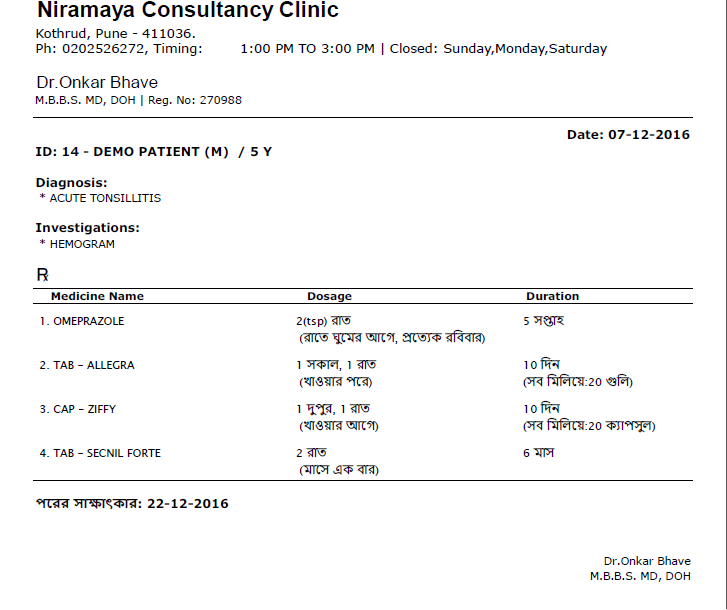
#> input picture Backend/p4.png, 727 x 610 px, found by its file name
$ python image2txt_V2.py
#> lines starting #> are read from the running program, lines starting #| are printed output that depends on the picture
#> further down, original_image is the input picture: shape (610, 727, 3); mean B, G, R 246.6, 246.3, 246.4
import cv2
import numpy as np
import pytesseract

# Set up the path to the Tesseract OCR executable
pytesseract.pytesseract.tesseract_cmd = r'C:\Program Files\Tesseract-OCR\tesseract.exe'

def improve_image(image):
    # Apply image enhancement techniques here (e.g., unsharp masking, adaptive histogram equalization)
    # Example enhancement applied: unsharp masking
    blurred = cv2.GaussianBlur(image, (0, 0), 10)
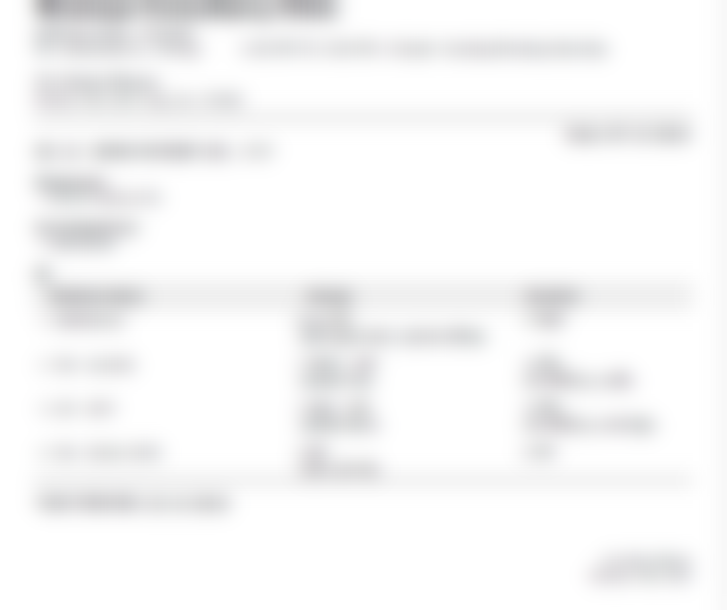
#> blurred: shape (610, 727, 3); mean B, G, R 246.7, 246.4, 246.4
    sharpened = cv2.addWeighted(image, 1.5, blurred, -0.5, 0)
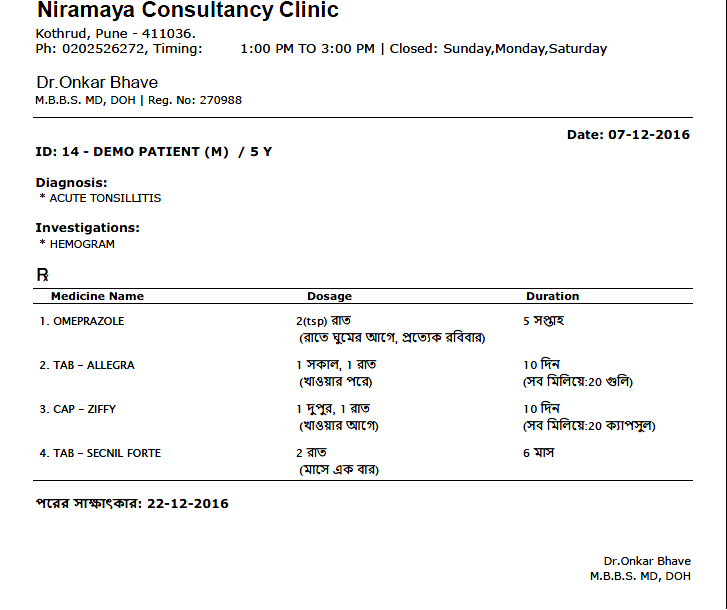
#> sharpened: shape (610, 727, 3); mean B, G, R 245.2, 245.2, 245.1

    return sharpened

def crop_image(image):
    clone = image.copy()
#> (the run stopped early here; a loop or call above may not have finished)

$ run again, with Backend/P2.png copied over Backend/p4.png
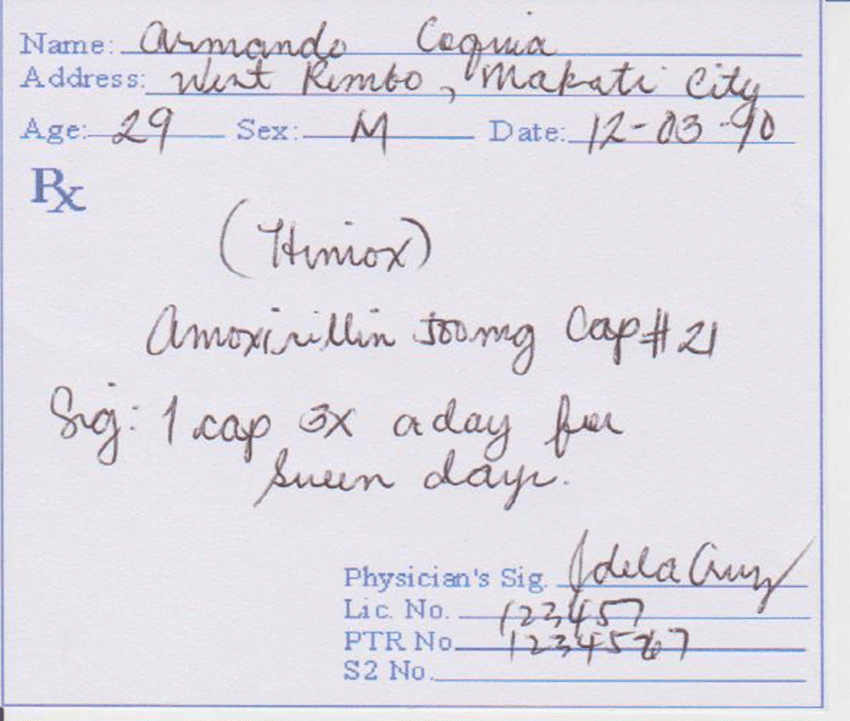
#> input picture Backend/P2.png, 850 x 721 px, found by its file name
#> original_image is the input picture: shape (721, 850, 3); mean B, G, R 229.3, 221, 223.9
#> in improve_image, `blurred = cv2.GaussianBlur(image, (0, 0), 10)`:
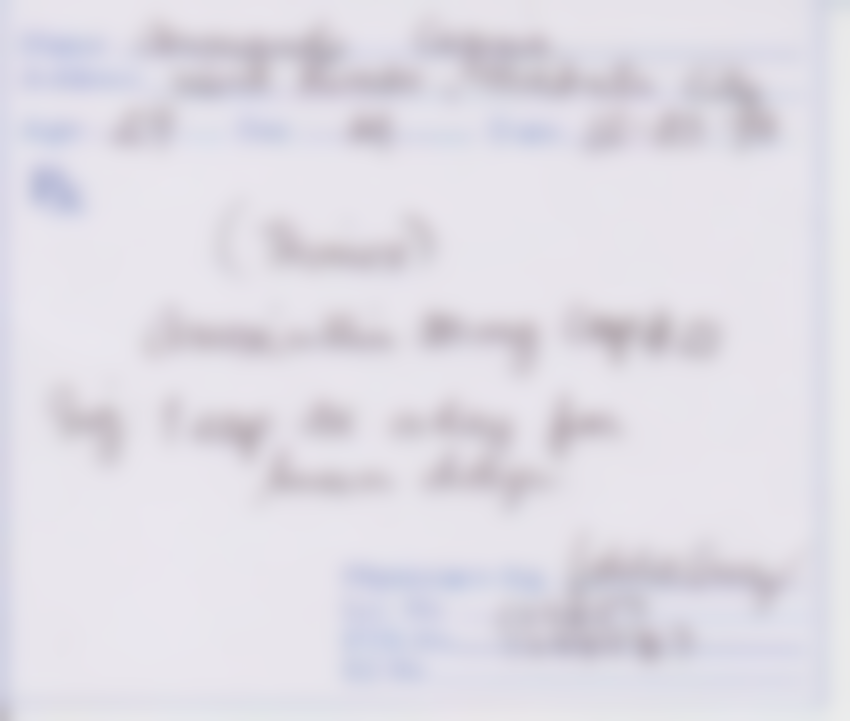
#> blurred: shape (721, 850, 3); mean B, G, R 229.3, 221, 223.9
#> in improve_image, `sharpened = cv2.addWeighted(image, 1.5, blurred, -0.5, 0)`:
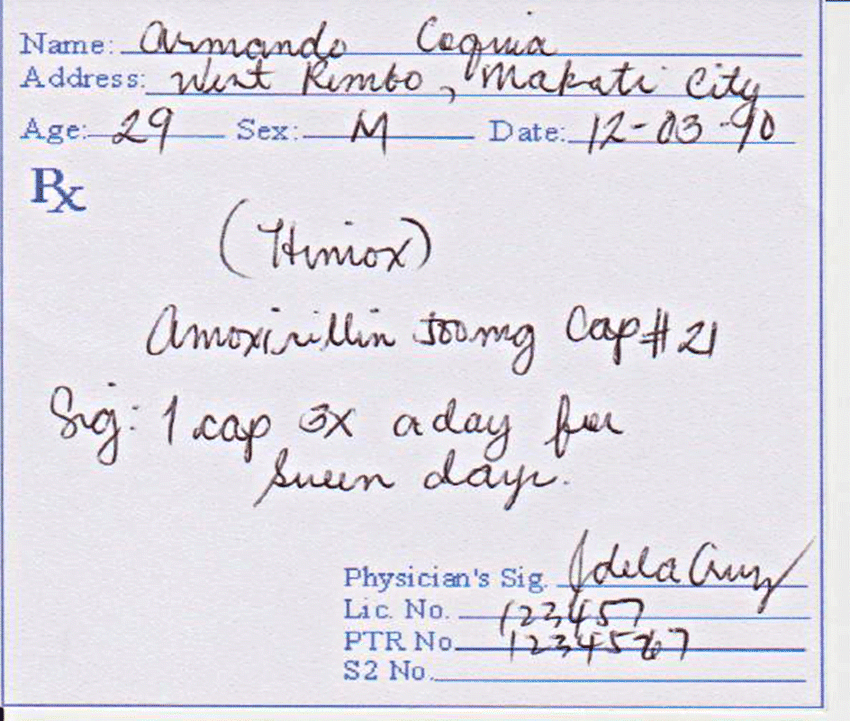
#> sharpened: shape (721, 850, 3); mean B, G, R 229.1, 221, 223.8

$ run again, with Backend/p3.jpg saved as Backend/p4.png
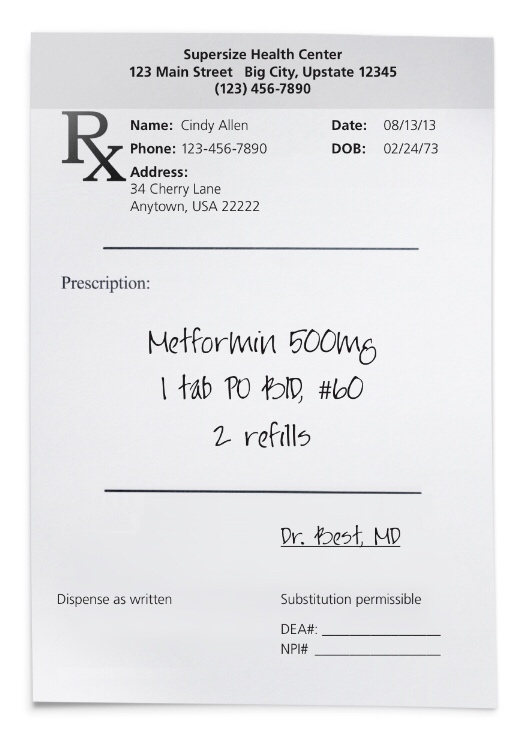
#> input picture Backend/p3.jpg, 517 x 733 px, found by its file name
#> original_image is the input picture: shape (733, 517, 3); mean B, G, R 233.4, 231.3, 231.2
#> in improve_image, `blurred = cv2.GaussianBlur(image, (0, 0), 10)`:
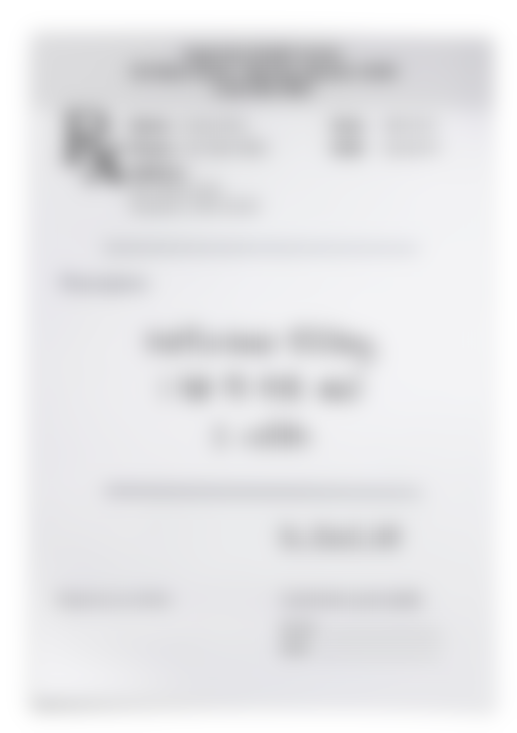
#> blurred: shape (733, 517, 3); mean B, G, R 233.4, 231.3, 231.2
#> in improve_image, `sharpened = cv2.addWeighted(image, 1.5, blurred, -0.5, 0)`:
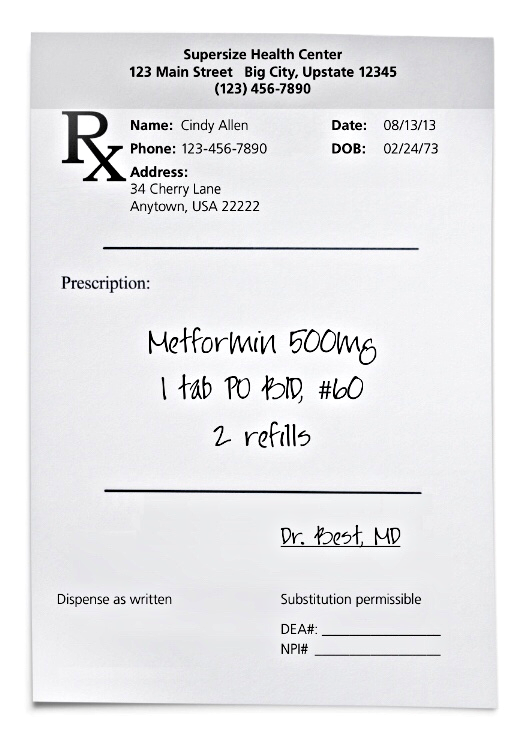
#> sharpened: shape (733, 517, 3); mean B, G, R 233.7, 231.6, 231.5
